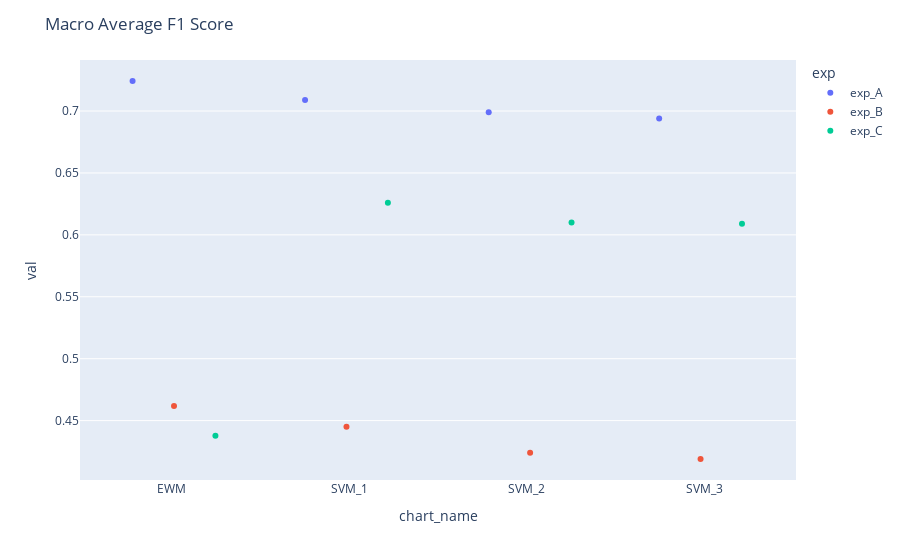

Source (notebook cell):
### Code cell
fig = px.strip(df, x="chart_name", y="val", color="exp")
fig.update_layout(title="Macro Average F1 Score")
fig.show()

### Figure 1 — Plotly figure (JSON) as saved in the notebook; plotly's stock layout.template omitted (floating-point values rounded to 4 significant figures)
{"data": [{"alignmentgroup": "True", "boxpoints": "all", "fillcolor": "rgba(255,255,255,0)", "hoveron": "points", "hovertemplate": "exp=exp_A<br>chart_name=%{x}<br>val=%{y}<extra></extra>", "legendgroup": "exp_A", "line": {"color": "rgba(255,255,255,0)"}, "marker": {"color": "#636efa"}, "name": "exp_A", "offsetgroup": "exp_A", "orientation": "v", "pointpos": 0, "showlegend": true, "type": "box", "x": ["EWM", "SVM_1", "SVM_2", "SVM_3"], "x0": " ", "xaxis": "x", "y": [0.7242, 0.709, 0.699, 0.694], "y0": " ", "yaxis": "y"}, {"alignmentgroup": "True", "boxpoints": "all", "fillcolor": "rgba(255,255,255,0)", "hoveron": "points", "hovertemplate": "exp=exp_B<br>chart_name=%{x}<br>val=%{y}<extra></extra>", "legendgroup": "exp_B", "line": {"color": "rgba(255,255,255,0)"}, "marker": {"color": "#EF553B"}, "name": "exp_B", "offsetgroup": "exp_B", "orientation": "v", "pointpos": 0, "showlegend": true, "type": "box", "x": ["EWM", "SVM_1", "SVM_2", "SVM_3"], "x0": " ", "xaxis": "x", "y": [0.4617, 0.445, 0.424, 0.419], "y0": " ", "yaxis": "y"}, {"alignmentgroup": "True", "boxpoints": "all", "fillcolor": "rgba(255,255,255,0)", "hoveron": "points", "hovertemplate": "exp=exp_C<br>chart_name=%{x}<br>val=%{y}<extra></extra>", "legendgroup": "exp_C", "line": {"color": "rgba(255,255,255,0)"}, "marker": {"color": "#00cc96"}, "name": "exp_C", "offsetgroup": "exp_C", "orientation": "v", "pointpos": 0, "showlegend": true, "type": "box", "x": ["EWM", "SVM_1", "SVM_2", "SVM_3"], "x0": " ", "xaxis": "x", "y": [0.4378, 0.626, 0.61, 0.609], "y0": " ", "yaxis": "y"}], "layout": {"boxmode": "group", "legend": {"title": {"text": "exp"}, "tracegroupgap": 0}, "margin": {"t": 60}, "title": {"text": "Macro Average F1 Score"}, "xaxis": {"anchor": "y", "domain": [0, 1], "title": {"text": "chart_name"}}, "yaxis": {"anchor": "x", "domain": [0, 1], "title": {"text": "val"}}}}
